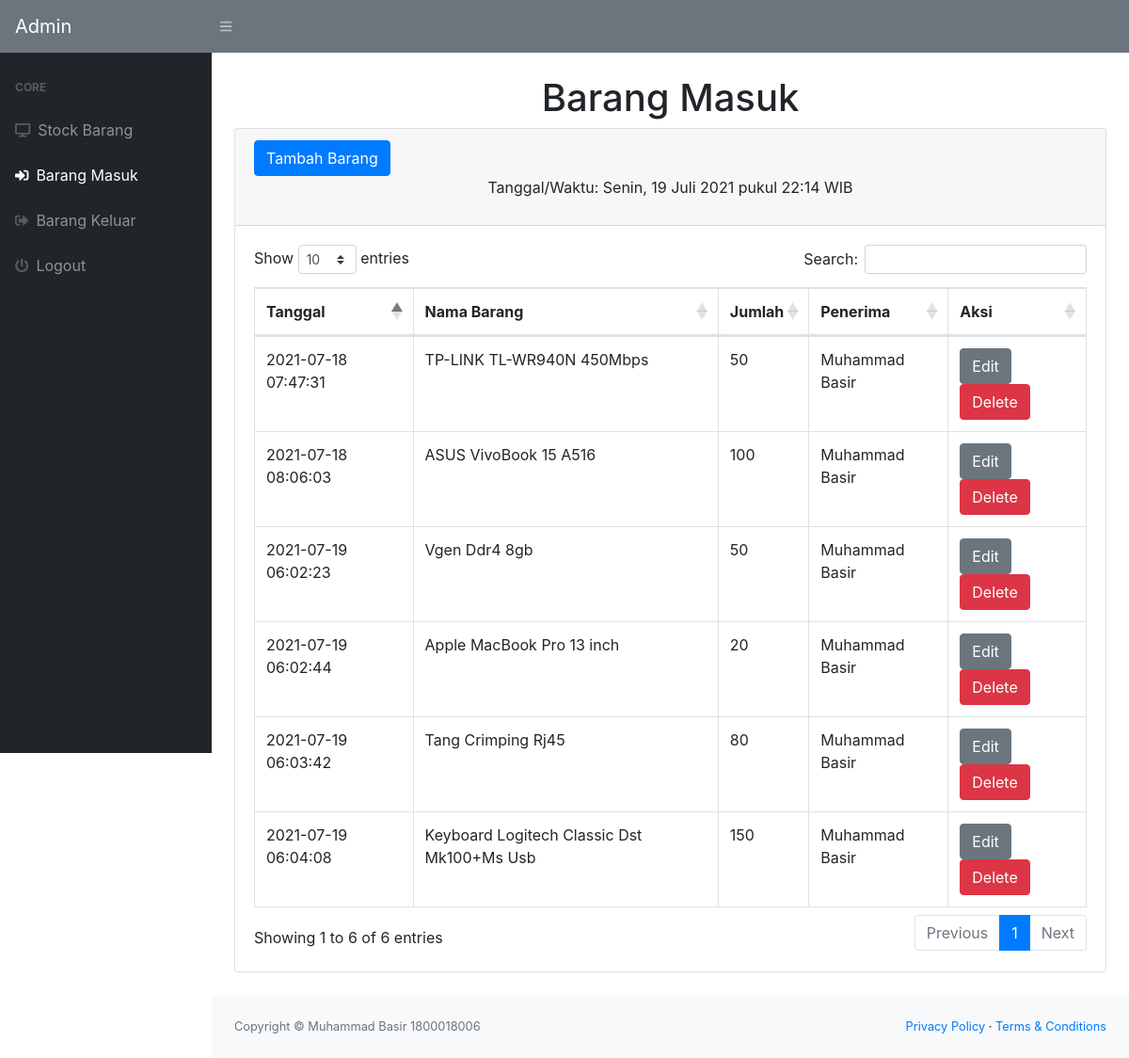
The app's page /masuk.php (signed in) with its own data.
### tables this page shows
CREATE TABLE `masuk` (
  `idmasuk` int(11) NOT NULL,
  `idbarang` int(11) NOT NULL,
  `tanggal` timestamp NOT NULL DEFAULT CURRENT_TIMESTAMP,
  `keterangan` varchar(50) NOT NULL,
  `qty` int(11) NOT NULL
);

CREATE TABLE `stock` (
  `idbarang` int(11) NOT NULL,
  `namabarang` varchar(50) NOT NULL,
  `deskripsi` varchar(50) NOT NULL,
  `stock` int(11) NOT NULL
);

### masuk.php (the view, shortened to what this page needs)
<?php
require 'function.php';
?>
<!DOCTYPE html>
<html lang="en">
    <head>
        <link href="css/styles.css" rel="stylesheet" />
        <link href="https://cdn.datatables.net/1.10.20/css/dataTables.bootstrap4.min.css" rel="stylesheet" />
    </head>
    <body class="sb-nav-fixed">
        <nav class="sb-topnav navbar navbar-expand navbar-dark bg-secondary">
            <a class="navbar-brand" href="index.php">Admin</a>
            <button class="btn btn-link btn-sm order-1 order-lg-0" id="sidebarToggle" href="#"><i class="fas fa-bars"></i></button>
        </nav>
        <div id="layoutSidenav">
            <div id="layoutSidenav_nav">
                <nav class="sb-sidenav accordion sb-sidenav-dark" id="sidenavAccordion">
                    <div class="sb-sidenav-menu">
                        <div class="nav">
                            <div class="sb-sidenav-menu-heading">Core</div>
                            <a class="nav-link" href="index.php">
                                <div class="sb-nav-link-icon"><i class="fa fa-desktop"></i></div>
                                Stock Barang
                            </a>
                            <a class="nav-link" href="masuk.php">
                                <div class="sb-nav-link-icon"><i class="fas fa-sign-in-alt"></i></div>
                                Barang Masuk
                            </a>
                            <a class="nav-link" href="keluar.php">
                                <div class="sb-nav-link-icon"><i class="fas fa-sign-out-alt"></i></div>
                                Barang Keluar
                            </a>
                            <a class="nav-link" href="logout.php">
                                <div class="sb-nav-link-icon"><i class="fas fa-power-off"></i></div>
                                Logout
                            </a>
                        </div>
                    </div>
                </nav>
            </div>
            <div id="layoutSidenav_content">
                <main>
                    <div class="container-fluid">
                        <center><h1 class="mt-4">Barang Masuk</h1></center>
                        <div class="card mb-4">
                            <div class="card-header">
                                <button type="button" class="btn btn-primary" data-toggle="modal" data-target="#myModal">
                                    Tambah Barang
                                </button>
                                <center><p>Tanggal/Waktu: <span id="tanggalwaktu"></span></p></center>
                            </div>
                            <div class="card-body">
                                <div class="table-responsive">
                                    <table class="table table-bordered" id="dataTable" width="100%" cellspacing="0">
                                        <thead>
                                            <tr>
                                                <th>Tanggal</th>
                                                <th>Nama Barang</th>
                                                <th>Jumlah</th>
                                                <th>Penerima</th>
                                                <th>Aksi</th>
                                            </tr>
                                        </thead>
                                        <tbody>
                                            <?php
                                            $ambilsemuadatastock = mysqli_query($conn,"select * from masuk m, stock s where s.idbarang = m.idbarang");
                                            while($data=mysqli_fetch_array($ambilsemuadatastock)){
                                                $idb = $data['idbarang'];
                                                $tanggal = $data['tanggal'];
                                                $namabarang = $data['namabarang'];
                                                $qty = $data['qty'];
                                                $keterangan = $data['keterangan'];
                                            ?>
                                            <tr>
                                                <td><?=$tanggal?></td>
                                                <td><?=$namabarang?></td>
                                                <td><?=$qty?></td>
                                                <td><?=$keterangan?></td>
                                                <td>
                                                    <button type="button" class="btn btn-secondary" data-toggle="modal" data-target="#edit<?=$idb;?>">
                                                        Edit
                                                    </button>
                                                    <button type="button" class="btn btn-danger" data-toggle="modal" data-target="#delete<?=$idb;?>">
                                                        Delete
                                                    </button>
                                                </td>
                                            </tr>
                                            <?php
                                            }
                                            ?>
                                        </tbody>
                                    </table>
                                </div>
                            </div>
                        </div>
                    </div>
                </main>
                <footer class="py-4 bg-light mt-auto">
                    <div class="container-fluid">
                        <div class="d-flex align-items-center justify-content-between small">
                            <div class="text-muted">Copyright &copy; Muhammad Basir 1800018006</div>
                            <div>
                                <a href="#">Privacy Policy</a>
                                &middot;
                                <a href="#">Terms &amp; Conditions</a>
                            </div>
                        </div>
                    </div>
                </footer>
            </div>
        </div>
    </body>
</html>

### records on screen
masuk: tanggal "2021-07-18 07:47:31", idbarang.namabarang "TP-LINK TL-WR940N 450Mbps", qty "50", keterangan "Muhammad Basir"
masuk: tanggal "2021-07-18 08:06:03", idbarang.namabarang "ASUS VivoBook 15 A516", qty "100", keterangan "Muhammad Basir"
masuk: tanggal "2021-07-19 06:02:23", idbarang.namabarang "Vgen Ddr4 8gb", qty "50", keterangan "Muhammad Basir"
masuk: tanggal "2021-07-19 06:02:44", idbarang.namabarang "Apple MacBook Pro 13 inch", qty "20", keterangan "Muhammad Basir"
masuk: tanggal "2021-07-19 06:03:42", idbarang.namabarang "Tang Crimping Rj45", qty "80", keterangan "Muhammad Basir"
masuk: tanggal "2021-07-19 06:04:08", idbarang.namabarang "Keyboard Logitech Classic Dst Mk100+Ms Usb", qty "150", keterangan "Muhammad Basir"
